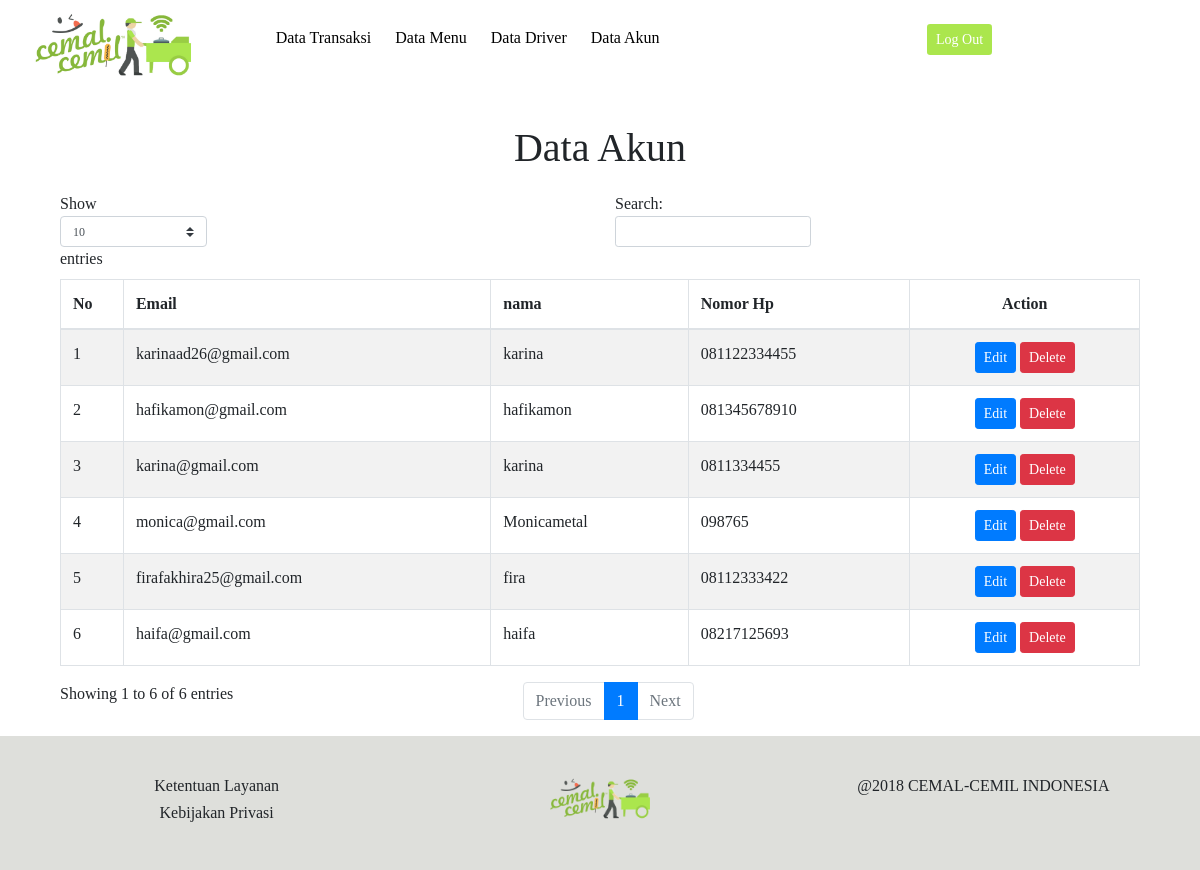
Page /index.php/dataakun on the committed database.
### tables this page shows
CREATE TABLE `akun` (
  `idAkun` int(10) NOT NULL,
  `nama` varchar(50) NOT NULL,
  `ponsel` varchar(20) NOT NULL,
  `email` varchar(50) NOT NULL,
  `password` varchar(20) NOT NULL
);

### application/controllers/Dataakun.php (called while the page is built, shortened)
<?php
class dataakun extends CI_Controller {
	function __construct(){
		$this->load->helper('url');
		$this->load->helper('form');
		$this->load->library('session');
		$this->load->model('dataakun_model');
    }
	function index(){
		$data = array(
            'title' => 'Data Makanan',
            'cemalcemilFood' => $this->dataakun_model->get_data()
        );
        $this->load->view('dataakun',$data);
	}
}

### index.php (called while the page is built, shortened)
<?php
require_once BASEPATH.'core/CodeIgniter.php';

### application/models/Dataakun_model.php (called while the page is built, shortened)
<?php
class dataakun_model extends CI_Model
{
	public function get_data()
	{
		$query = $this->db->get('akun');
		return $query->result();
	}
}

### application/views/dataakun.php (the view, shortened to what this page needs)
<!DOCTYPE html>
<html>
<head>
	<link rel="stylesheet" href="https://maxcdn.bootstrapcdn.com/bootstrap/4.0.0/css/bootstrap.min.css">
</head>
<body>
	  <nav class="navbar fixed-top bg-white">
        <div class="container-fluid">
            <div class="row">
                <div class="col-6 col-lg-2" id="nav_logo">
                    <img src="<?php echo base_url(); ?>assets/monica/gambar/logo/logo_pth.jpg" style="width: 100%;">
                </div>
                <div class="col-6 col-lg-7" id="nav_list">
                    <ul>
                        <li><a href="<?php echo site_url('datatransaksi') ?>"> Data Transaksi </a></li>
						<li><a href="<?php echo site_url('inputMenuC') ?>"> Data Menu </a></li>
						<li><a href="<?php echo site_url('datadriver') ?>"> Data Driver </a></li>
                        <li><a href="<?php echo site_url('dataakun') ?>"> Data Akun </a></li>
                    </ul>
                </div>
                <div class="col-6 col-lg-3" id="nav_button">
                        <button type="button" onclick="location.href='<?php echo site_url('login/logout');?>'" class="btn btn-sm" id="logout">Log Out</button>
                </div>
            </div>
        </div>
    </nav>
		<h1 style="margin-top: 100px; text-align: center;"> Data Akun</h1>
	<div class="container" style="margin-top: 20px">
    <div class="col-md-12">
        <table id="table_id" class="table table-striped table-bordered" cellspacing="0" width="100%">
            <thead>
                <tr>
                    <th> No</th>
                    <th> Email</th>
                    <th> nama</th>
                    <th> Nomor Hp</th>
                    <th> <center>Action</center></th>
                </tr>
            </thead>
            <tbody>
                <?php
                $no=1;
                foreach ($cemalcemilFood as $food) {
                ?>
                <tr>
                    <td><?php echo $no++;?></td>
                    <td><?php echo $food->email;?></td>
                    <td><?php echo $food->nama; ?></td>
                    <td><?php echo $food->ponsel; ?></td>
                    <td style="text-align: center;">
                        <button class="btn btn-sm btn-primary" data-toggle="modal" data-target="#edit<?php echo $food->email;  ?>">Edit</button>
                        <button class="btn btn-sm btn-danger" data-toggle="modal" data-target="#hapus<?php echo $food->email; ?>">Delete</button>
                    </td>
                </tr>
                <?php } ?>
            </tbody>
        </table>
    </div>
</div>
</body>
</html>

### rows in the picture
akun: email "karinaad26@gmail.com", nama "karina", ponsel "081122334455"
akun: email "hafikamon@gmail.com", nama "hafikamon", ponsel "081345678910"
akun: email "karina@gmail.com", nama "karina", ponsel "0811334455"
akun: email "monica@gmail.com", nama "Monicametal", ponsel "098765"
akun: email "firafakhira25@gmail.com", nama "fira", ponsel "08112333422"
akun: email "haifa@gmail.com", nama "haifa", ponsel "08217125693"
